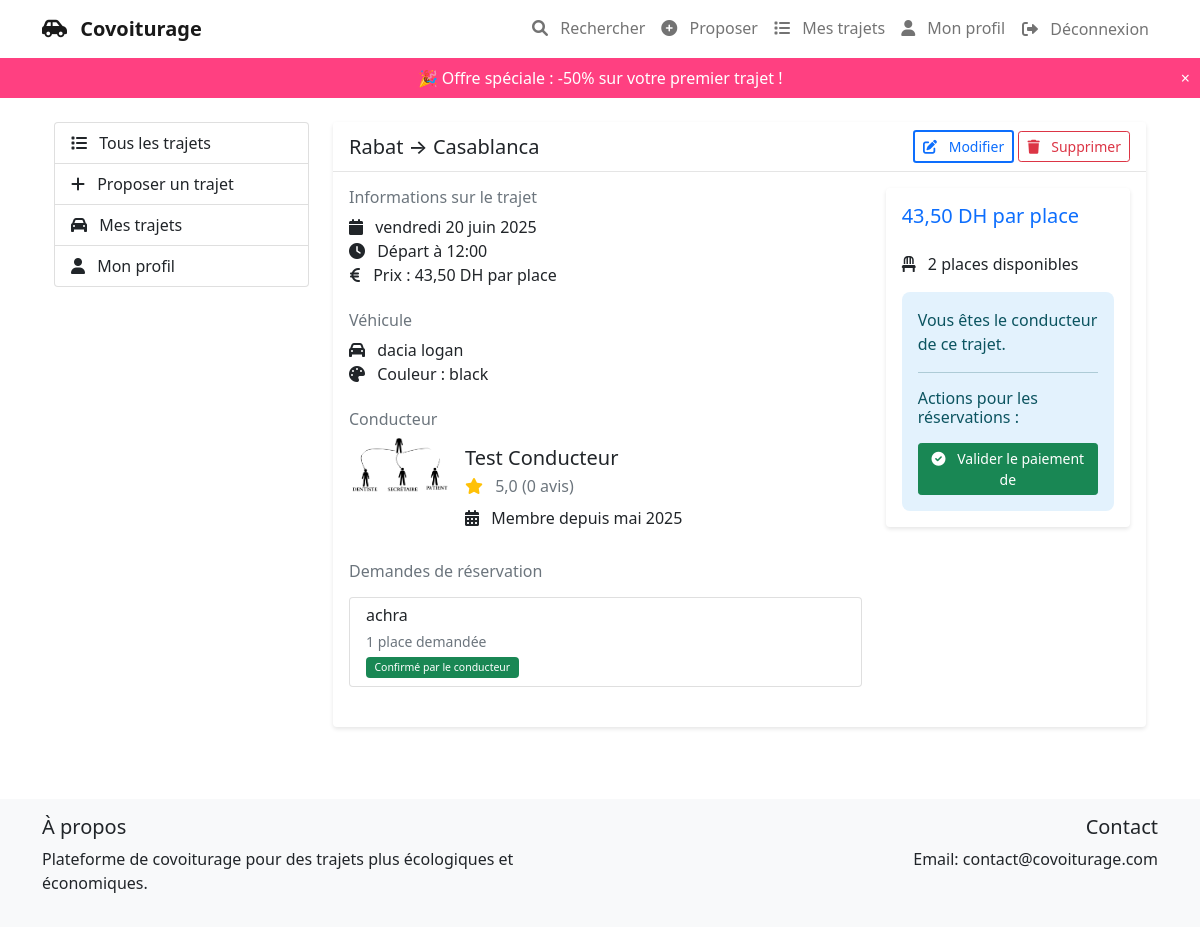
Screenshot of /3/ (signed in) with the database file from the repository.
### rides/models.py (models this page shows, shortened)
class Ride(models.Model):
    STATUS_CHOICES = [
        ('draft', 'Brouillon'),
        ('pending', 'En attente de validation'),
        ('confirmed', 'Validé'),
        ('in_progress', 'En cours'),
        ('completed', 'Terminé'),
        ('cancelled', 'Annulé'),
    ]
    driver = models.ForeignKey(User, on_delete=models.CASCADE, related_name='rides_as_driver')
    vehicle = models.ForeignKey(Vehicle, on_delete=models.SET_NULL, null=True)
    departure_city = models.CharField(max_length=100)
    arrival_city = models.CharField(max_length=100)
    departure_date = models.DateField()
    departure_time = models.TimeField()
    price = models.DecimalField(max_digits=8, decimal_places=2)
    distance_km = models.DecimalField(
        max_digits=8,
        decimal_places=2,
        null=True,
        help_text="Distance en kilomètres"
    )
    driver_profit = models.DecimalField(
        max_digits=8,
        decimal_places=2,
        null=True,
        help_text="Part du conducteur"
    )
    admin_profit = models.DecimalField(
        max_digits=8,
        decimal_places=2,
        null=True,
        help_text="Part de l'administrateur"
    )
    available_seats = models.IntegerField(validators=[MinValueValidator(1)])
    description = models.TextField(blank=True)
    status = models.CharField(max_length=20, choices=STATUS_CHOICES, default='draft')
    created_at = models.DateTimeField(auto_now_add=True)
    updated_at = models.DateTimeField(auto_now=True)

class Vehicle(models.Model):
    driver = models.ForeignKey(User, on_delete=models.CASCADE)
    brand = models.CharField(max_length=50)
    model = models.CharField(max_length=50)
    color = models.CharField(max_length=30)
    license_plate = models.CharField(max_length=10)
    number_of_seats = models.IntegerField(validators=[MinValueValidator(1)])
    comfort_features = models.TextField(blank=True)

class Profile(models.Model):
    user = models.OneToOneField(User, on_delete=models.CASCADE)
    phone = models.CharField(max_length=15, blank=True)
    bio = models.TextField(max_length=500, blank=True)
    photo = models.ImageField(upload_to='profile_photos/', blank=True)
    rating = models.FloatField(default=5.0)
    number_of_ratings = models.IntegerField(default=0)
    is_verified = models.BooleanField(default=False)
    created_at = models.DateTimeField(default=timezone.now)
    updated_at = models.DateTimeField(auto_now=True)
    class Meta:
        verbose_name = "Profil"
        verbose_name_plural = "Profils"

class Booking(models.Model):
    STATUS_CHOICES = [
        ('pending', 'En attente de confirmation'),
        ('confirmed', 'Confirmé par le conducteur'),
        ('rejected', 'Refusé par le conducteur'),
        ('cancelled_by_passenger', 'Annulé par le passager'),
        ('cancelled_by_driver', 'Annulé par le conducteur'),
        ('completed', 'Trajet terminé'),
    ]
    passenger = models.ForeignKey(User, on_delete=models.CASCADE, related_name='bookings_as_passenger')
    ride = models.ForeignKey(Ride, on_delete=models.CASCADE, related_name='bookings')
    number_of_seats = models.IntegerField(default=1, validators=[MinValueValidator(1)])
    status = models.CharField(max_length=30, choices=STATUS_CHOICES, default='pending')
    message = models.TextField(blank=True, help_text="Message pour le conducteur")
    created_at = models.DateTimeField(auto_now_add=True)
    updated_at = models.DateTimeField(auto_now=True)
    class Meta:
        unique_together = ['passenger', 'ride']

### rides/views.py (the view)
# urls.py: path('<int:pk>/', views.ride_detail, name='ride_detail'),
@login_required
def ride_detail(request, pk):
    ride = get_object_or_404(Ride.objects.select_related('driver', 'vehicle'), pk=pk)
    user_booking = None
    if request.user != ride.driver:
        user_booking = Booking.objects.filter(
            ride=ride,
            passenger=request.user
        ).first()
    context = {
        'ride': ride,
        'user_booking': user_booking,
        'is_driver': request.user.groups.filter(name='Conducteurs').exists(),
    }
    return render(request, 'rides/ride_detail.html', context)

### templates/rides/ride_detail.html (shortened to what this page needs)
{% extends 'rides/base_rides.html' %}
{% load crispy_forms_tags %}
{% block ride_content %}
<div class="card mb-4">
    <div class="card-header d-flex justify-content-between align-items-center">
        <h5 class="mb-0">
            {{ ride.departure_city }} → {{ ride.arrival_city }}
        </h5>
        {% if user == ride.driver %}
            <div>
                {% if ride.status != 'cancelled' %}
                    <a href="{% url 'rides:ride_edit' pk=ride.pk %}" class="btn btn-outline-primary btn-sm">
                        <i class="fas fa-edit"></i> Modifier
                    </a>
                    <a href="{% url 'rides:ride_delete' pk=ride.pk %}" class="btn btn-outline-danger btn-sm">
                        <i class="fas fa-trash"></i> Supprimer
                    </a>
                {% endif %}
            </div>
        {% endif %}
    </div>
    <div class="card-body">
        <div class="row">
            <div class="col-md-8">
                <div class="mb-4">
                    <h6 class="text-muted mb-2">Informations sur le trajet</h6>
                    <p class="mb-2">
                        <i class="fas fa-calendar"></i> {{ ride.departure_date|date:"l d F Y" }}<br>
                        <i class="fas fa-clock"></i> Départ à {{ ride.departure_time|time:"H:i" }}<br>
                        <i class="fas fa-euro-sign"></i> Prix : {{ ride.price }} DH par place
                    </p>
                </div>
                {% if ride.vehicle %}
                <div class="mb-4">
                    <h6 class="text-muted mb-2">Véhicule</h6>
                    <p class="mb-0">
                        <i class="fas fa-car"></i> {{ ride.vehicle.brand }} {{ ride.vehicle.model }}<br>
                        <i class="fas fa-palette"></i> Couleur : {{ ride.vehicle.color }}
                    </p>
                </div>
                {% endif %}
                <div class="mb-4">
                    <h6 class="text-muted mb-2">Conducteur</h6>
                    <div class="d-flex align-items-center">
                        <div class="me-3">
                            {% if ride.driver.profile.photo %}
                                <img src="{{ ride.driver.profile.photo.url }}" alt="Photo de {{ ride.driver.get_full_name }}"
                                     class="rounded-circle" style="width: 100px; height: 100px; object-fit: cover;">
                            {% else %}
                                <i class="fas fa-user-circle fa-5x text-primary"></i>
                            {% endif %}
                        </div>
                        <div>
                            <h5 class="mb-1">{{ ride.driver.get_full_name|default:ride.driver.username }}</h5>
                            <p class="text-muted mb-2">
                                <i class="fas fa-star text-warning"></i> {{ ride.driver.profile.rating|floatformat:1 }}
                                ({{ ride.driver.profile.number_of_ratings }} avis)
                            </p>
                            <p class="mb-0">
                                <i class="fas fa-calendar-alt"></i> Membre depuis {{ ride.driver.date_joined|date:"F Y" }}
                            </p>
                        </div>
                    </div>
                </div>
                {% if user == ride.driver %}
                    <div class="mb-4">
                        <h6 class="text-muted mb-3">Demandes de réservation</h6>
                        {% with bookings=ride.bookings.all %}
                            {% if bookings %}
                                <div class="list-group">
                                    {% for booking in bookings %}
                                        <div class="list-group-item">
                                            <div class="d-flex justify-content-between align-items-center">
                                                <div>
                                                    <h6 class="mb-1">{{ booking.passenger.get_full_name|default:booking.passenger.username }}</h6>
                                                    <small class="text-muted">
                                                        {{ booking.number_of_seats }} place{{ booking.number_of_seats|pluralize }} demandée{{ booking.number_of_seats|pluralize }}
                                                        <br>
                                                        <span class="badge bg-{{ booking.status|yesno:'success,warning' }}">
                                                            {{ booking.get_status_display }}
                                                        </span>
                                                    </small>
                                                </div>
                                            </div>
                                        </div>
                                    {% endfor %}
                                </div>
                            {% else %}
                                <p class="text-muted">Aucune demande de réservation pour le moment.</p>
                            {% endif %}
                        {% endwith %}
                    </div>
                {% endif %}
            </div>
            <div class="col-md-4">
                <div class="card">
                    <div class="card-body">
                        <h5 class="card-title text-primary mb-4">{{ ride.price }} DH par place</h5>
                        <p class="mb-3">
                            <i class="fas fa-chair"></i> {{ ride.available_seats }} place{{ ride.available_seats|pluralize }} disponible{{ ride.available_seats|pluralize }}
                        </p>
                        {% if user != ride.driver and not user_booking and ride.available_seats > 0 and ride.status == 'confirmed' %}
                            <form method="post" action="{% url 'rides:booking_request' ride_id=ride.id %}" class="reservation-form" novalidate>
                                {% csrf_token %}
                                <div class="form-group">
                                    <label for="number_of_seats">Nombre de places</label>
                                    <input type="number" name="number_of_seats" id="number_of_seats" class="form-control"
                                           min="1" max="{{ ride.available_seats }}" value="1" required>
                                </div>
                                <div class="form-group mt-3">
                                    <label for="message">Message (optionnel)</label>
                                    <textarea name="message" id="message" class="form-control" rows="3"></textarea>
                                </div>
                                <button type="submit" class="btn btn-primary w-100 mt-3">
                                    <i class="fas fa-ticket-alt"></i> Réserver
                                </button>
                            </form>
                        {% elif user == ride.driver %}
                            <div class="alert alert-info mb-0">
                                <p class="mb-0">Vous êtes le conducteur de ce trajet.</p>
                                {% if ride.bookings.exists %}
                                    <hr>
                                    <h6>Actions pour les réservations :</h6>
                                    {% for booking in ride.bookings.all %}
                                        {% if booking.status == 'confirmed' %}
                                            <a href="{% url 'rides:validate_payment' booking_id=booking.id %}" class="btn btn-success btn-sm mt-2">
                                                <i class="fas fa-check-circle"></i> Valider le paiement de {{ booking.passenger.get_full_name }}
                                            </a>
                                        {% endif %}
                                    {% endfor %}
                                {% endif %}
                            </div>
                        {% endif %}
                    </div>
                </div>
            </div>
        </div>
    </div>
</div>
{% endblock %}

### rows the page displays
Ride: departure_city "Rabat", arrival_city "Casablanca", departure_date "vendredi 20 juin 2025", departure_time "12:00", price "43,50", vehicle.brand "dacia", vehicle.model "logan", vehicle.color "black", driver.profile.photo (picture), driver.get_full_name "Test Conducteur", driver.profile.rating "5,0", driver.profile.number_of_ratings "0", driver.date_joined "mai 2025", available_seats "2"
Booking: passenger.get_full_name "achra", number_of_seats "1", status "Confirmé par le conducteur"
